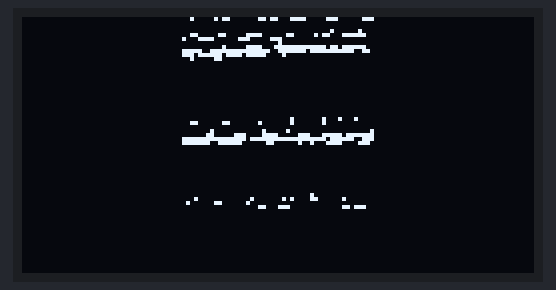
A sketch run on a simulated Arduino Uno, built with avr-gcc and run on an emulated ATmega328P. On the bench: 128×64 one-colour display. The display library's start-up logo is not drawn.

Above: at 0.1 s.

The sketch:

3.31_OLEDEmpty.ino
```cpp
#include <SPI.h>
#include <Wire.h>
#include <Adafruit_GFX.h>
#include <Adafruit_SSD1306.h>
#include <Fonts/FreeSans9pt7b.h>
#include <Fonts/FreeSans18pt7b.h>
#include <Fonts/FreeSans12pt7b.h>


#define OLED_RESET 0  // GPIO0
Adafruit_SSD1306 display(OLED_RESET);

const unsigned char PROGMEM rem [] = {
0x20, 0xB0, 0x1B, 0x1E, 0x0E, 0x07, 0x00, 0x00, 0x00, 0x00, 0x00, 0x00, 0x00, 0x00, 0x00, 0x00,
0x00, 0x00, 0x00, 0x00, 0x00, 0x00, 0x04, 0x08, 0x30, 0x60, 0xF0, 0x30, 0x58, 0xFC, 0x8F, 0x03,
0x83, 0x80, 0x00, 0x00, 0x00, 0x00, 0x00, 0x80, 0x00, 0x00, 0x00, 0x20, 0xF1, 0xFF, 0xF6, 0xFC,
0xF9, 0xFF, 0xFC, 0xFE, 0xFF, 0xE6, 0xEF, 0xDE, 0xF8, 0x40, 0x00, 0x00, 0x20, 0xC0, 0x00, 0x00,
0x00, 0x00, 0x00, 0x00, 0x00, 0x00, 0x00, 0x00, 0x00, 0x00, 0x00, 0x00, 0x00, 0x00, 0x00, 0x00,
0x00, 0x00, 0x00, 0x00, 0x00, 0x00, 0x00, 0x00, 0x00, 0x00, 0x00, 0x00, 0x00, 0x00, 0x00, 0x00,
0x00, 0x00, 0x00, 0x00, 0x00, 0x00, 0x00, 0x00, 0x00, 0x00, 0x00, 0x00, 0x00, 0x00, 0x00, 0x00,
0x00, 0x00, 0x00, 0x00, 0x00, 0x00, 0x00, 0x00, 0x00, 0x00, 0x00, 0x00, 0x00, 0x00, 0x00, 0x00,
0x00, 0x00, 0x00, 0x00, 0x00, 0x00, 0x00, 0x00, 0x00, 0x00, 0x00, 0x00, 0x00, 0x00, 0x00, 0x00,
0x00, 0x00, 0x00, 0x00, 0x00, 0x00, 0x00, 0x00, 0x00, 0x10, 0x11, 0x10, 0x30, 0x30, 0x10, 0x10,
0x10, 0x00, 0x00, 0x00, 0x00, 0x00, 0x00, 0x00, 0x01, 0x00, 0x08, 0x20, 0x00, 0x01, 0x03, 0x07,
0x0F, 0x07, 0x1F, 0x7F, 0xFF, 0xFF, 0x7F, 0xFF, 0xF7, 0xE7, 0xFE, 0x7E, 0x06, 0x04, 0x8F, 0x0E,
0x00, 0x00, 0x00, 0x00, 0x00, 0x00, 0x00, 0x00, 0x00, 0x00, 0x00, 0x00, 0x00, 0x00, 0x00, 0x00,
0x00, 0x00, 0x00, 0x00, 0x00, 0x00, 0x00, 0x00, 0x00, 0x00, 0x00, 0x00, 0x00, 0x00, 0x00, 0x00,
0x00, 0x00, 0x00, 0x00, 0x00, 0x00, 0x00, 0x00, 0x00, 0x00, 0x00, 0x00, 0x00, 0x00, 0x00, 0x00,
0x00, 0x00, 0x00, 0x00, 0x00, 0x00, 0x00, 0x00, 0x00, 0x00, 0x00, 0x00, 0x00, 0x00, 0x00, 0x00,
0x00, 0x00, 0x00, 0x00, 0x00, 0x00, 0x00, 0x00, 0x00, 0x00, 0x00, 0x00, 0x80, 0x00, 0x10, 0x00,
0x40, 0x50, 0xC0, 0x80, 0x40, 0xC0, 0x80, 0x00, 0x00, 0x00, 0x00, 0x00, 0x18, 0xE0, 0x00, 0xDC,
0x80, 0x00, 0x70, 0x30, 0x38, 0x18, 0x1C, 0x0C, 0x0C, 0x0C, 0x0C, 0x0C, 0x00, 0x02, 0x7F, 0x06,
0x80, 0x00, 0x00, 0xC2, 0xFE, 0xFF, 0xC1, 0x09, 0x01, 0x21, 0x11, 0x37, 0x06, 0x0C, 0x08, 0x19,
0x00, 0x00, 0x00, 0x00, 0x00, 0x00, 0x00, 0x00, 0x00, 0x00, 0x00, 0x00, 0x00, 0x00, 0x00, 0x00,
0x00, 0x00, 0x00, 0x00, 0x00, 0x00, 0x00, 0x00, 0x00, 0x00, 0x00, 0x00, 0x00, 0x00, 0x00, 0x00,
0x00, 0x00, 0x00, 0x00, 0x00, 0x00, 0x00, 0x00, 0x00, 0x00, 0x00, 0x00, 0x00, 0x00, 0x00, 0x00,
0x00, 0x00, 0x00, 0x00, 0x00, 0x00, 0x00, 0x00, 0x00, 0x00, 0x00, 0x00, 0x00, 0x00, 0x00, 0x00,
0x00, 0x00, 0x00, 0x00, 0x00, 0x00, 0x00, 0x00, 0x80, 0x10, 0x0C, 0x07, 0x01, 0x00, 0x00, 0x80,
0x00, 0x00, 0x00, 0x81, 0x03, 0x0E, 0x33, 0x0F, 0x9B, 0x02, 0x02, 0x00, 0x00, 0x83, 0x37, 0x11,
0x07, 0x00, 0x00, 0x00, 0x00, 0x00, 0x00, 0x00, 0x00, 0x00, 0x00, 0x00, 0x00, 0x00, 0x00, 0x00,
0x01, 0x06, 0x02, 0x01, 0x00, 0x07, 0x17, 0x10, 0x90, 0x70, 0x00, 0x18, 0x09, 0x20, 0xD8, 0x70,
0x00, 0x00, 0x00, 0x00, 0x00, 0x00, 0x00, 0x00, 0x00, 0x00, 0x00, 0x00, 0x00, 0x00, 0x00, 0x00,
0x00, 0x00, 0x00, 0x00, 0x00, 0x00, 0x00, 0x00, 0x00, 0x00, 0x00, 0x00, 0x00, 0x00, 0x00, 0x00,
0x00, 0x00, 0x00, 0x00, 0x00, 0x00, 0x00, 0x00, 0x00, 0x00, 0x00, 0x00, 0x00, 0x00, 0x00, 0x00,
0x00, 0x00, 0x00, 0x00, 0x00, 0x00, 0x00, 0x00, 0x00, 0x00, 0x00, 0x00, 0x00, 0x00, 0x00, 0x00,
0x00, 0x00, 0x00, 0x00, 0x00, 0x02, 0x08, 0x00, 0x81, 0x43, 0x06, 0x18, 0x30, 0xF0, 0x60, 0x00,
0x03, 0x06, 0x0D, 0x03, 0x41, 0x80, 0x20, 0x10, 0x07, 0x04, 0x01, 0x00, 0x01, 0x04, 0x00, 0x80,
0xC0, 0xC0, 0xE0, 0xE0, 0xE0, 0x60, 0x60, 0x20, 0x20, 0x20, 0x00, 0x00, 0x00, 0x00, 0x00, 0x00,
0x00, 0x00, 0x00, 0x00, 0x00, 0x00, 0xF2, 0xFF, 0x1F, 0x00, 0x67, 0x48, 0x00, 0x00, 0x01, 0x00,
0x00, 0x00, 0x00, 0x00, 0x00, 0x00, 0x00, 0x00, 0x00, 0x00, 0x00, 0x00, 0x00, 0x00, 0x00, 0x00,
0x00, 0x00, 0x00, 0x00, 0x00, 0x00, 0x00, 0x00, 0x00, 0x00, 0x00, 0x00, 0x00, 0x00, 0x00, 0x00,
0x00, 0x00, 0x00, 0x00, 0x00, 0x00, 0x00, 0x00, 0x00, 0x00, 0x00, 0x00, 0x00, 0x00, 0x00, 0x00,
0x00, 0x00, 0x00, 0x00, 0x00, 0x00, 0x00, 0x00, 0x00, 0x00, 0x00, 0x00, 0x00, 0x00, 0x00, 0x00,
0x00, 0x00, 0x00, 0x86, 0x80, 0x00, 0x06, 0x1C, 0x38, 0x71, 0x40, 0xC0, 0x24, 0x09, 0x18, 0x50,
0xF0, 0x02, 0x11, 0x0C, 0x03, 0x01, 0x00, 0x00, 0x00, 0x00, 0x00, 0x00, 0x00, 0x00, 0x00, 0x1F,
0x7F, 0x8F, 0x03, 0x01, 0x00, 0x00, 0x00, 0x00, 0x00, 0x00, 0x00, 0x00, 0x00, 0x00, 0x00, 0x00,
0x00, 0x00, 0xC0, 0xF0, 0x3C, 0xFF, 0xFF, 0x07, 0x8B, 0xDA, 0xBA, 0x40, 0x60, 0x30, 0x18, 0x00,
0x00, 0x00, 0x00, 0x00, 0x00, 0x00, 0x00, 0x00, 0x00, 0x00, 0x00, 0x00, 0x00, 0x00, 0x00, 0x00,
0x00, 0x00, 0x00, 0x00, 0x00, 0x00, 0x00, 0x00, 0x00, 0x00, 0x00, 0x00, 0x00, 0x00, 0x00, 0x00,
0x00, 0x00, 0x00, 0x00, 0x00, 0x00, 0x00, 0x00, 0x00, 0x00, 0x00, 0x00, 0x00, 0x00, 0x00, 0x00,
0x00, 0x00, 0x00, 0x00, 0x00, 0x00, 0x00, 0x00, 0x00, 0x00, 0x00, 0x00, 0x00, 0x00, 0x00, 0x00,
0x00, 0x00, 0x00, 0x20, 0x00, 0xC0, 0x00, 0x00, 0x00, 0x01, 0x02, 0x04, 0x08, 0x00, 0xC0, 0x01,
0x27, 0x6E, 0x6C, 0xCC, 0xC0, 0xE0, 0xE0, 0xC0, 0xC0, 0x80, 0x80, 0x00, 0x00, 0x00, 0x00, 0x00,
0x00, 0x00, 0x01, 0x02, 0x04, 0x00, 0x00, 0x00, 0x00, 0x80, 0x80, 0x80, 0xC0, 0xE0, 0xF0, 0xF8,
0xFC, 0x7F, 0x03, 0x01, 0x00, 0x00, 0x07, 0x09, 0x11, 0x01, 0x00, 0x40, 0x40, 0x40, 0x00, 0x20,
0x00, 0x00, 0x00, 0x00, 0x00, 0x00, 0x00, 0x00, 0x00, 0x00, 0x00, 0x00, 0x00, 0x00, 0x00, 0x00,
0x00, 0x00, 0x00, 0x00, 0x00, 0x00, 0x00, 0x00, 0x00, 0x00, 0x00, 0x00, 0x00, 0x00, 0x00, 0x00,
0x00, 0x00, 0x00, 0x00, 0x00, 0x00, 0x00, 0x00, 0x00, 0x00, 0x00, 0x00, 0x00, 0x00, 0x00, 0x00,
0x00, 0x00, 0x00, 0x00, 0x00, 0x00, 0x00, 0x00, 0x00, 0x00, 0x00, 0x00, 0x00, 0x00, 0x00, 0x00,
0x00, 0x00, 0xC4, 0x0C, 0x18, 0xF8, 0x00, 0x30, 0x60, 0x04, 0x08, 0x02, 0x0C, 0x00, 0x30, 0x22,
0x00, 0x00, 0x20, 0x00, 0x01, 0x01, 0x01, 0x31, 0xE7, 0x8F, 0x0F, 0x87, 0x87, 0x0F, 0x0B, 0x13,
0x17, 0x03, 0x03, 0x13, 0x13, 0x07, 0x0E, 0x24, 0x63, 0x01, 0x00, 0x01, 0x01, 0x80, 0x80, 0xC0,
0xC0, 0xC8, 0xC0, 0xE0, 0xE0, 0x70, 0x58, 0x58, 0x4C, 0x4C, 0x4C, 0x7C, 0x40, 0x40, 0x00, 0x80,
0x00, 0x00, 0x00, 0x00, 0x00, 0x00, 0x00, 0x00, 0x00, 0x00, 0x00, 0x00, 0x00, 0x00, 0x00, 0x00,
0x00, 0x00, 0x00, 0x00, 0x00, 0x00, 0x00, 0x00, 0x00, 0x00, 0x00, 0x00, 0x00, 0x00, 0x00, 0x00,
0x00, 0x00, 0x00, 0x00, 0x00, 0x00, 0x00, 0x00, 0x00, 0x00, 0x00, 0x00, 0x00, 0x00, 0x00, 0x00,
0x00, 0x00, 0x00, 0x00, 0x00, 0x00, 0x00, 0x00, 0x00, 0x00, 0x00, 0x00, 0x00, 0x00, 0x00, 0x00
};


void setup() {
  // put your setup code here, to run once:isplay.begin(SSD1306_SWITCHCAPVCC, 0x3C);  // initialize with the I2C addr 0x3C (for the 64x48)
   display.begin(SSD1306_SWITCHCAPVCC, 0x3C);
   display.display();
   display.clearDisplay();
   display.setFont(&FreeSans9pt7b);

  display.setTextColor(WHITE);
  display.setCursor(0,0);
}

int xx=40;
int yy=0;
int tt=0;

void loop() {
  display.clearDisplay();
  display.drawBitmap(xx, yy,rem , 48,48, 1);
  display.display();

}
```
